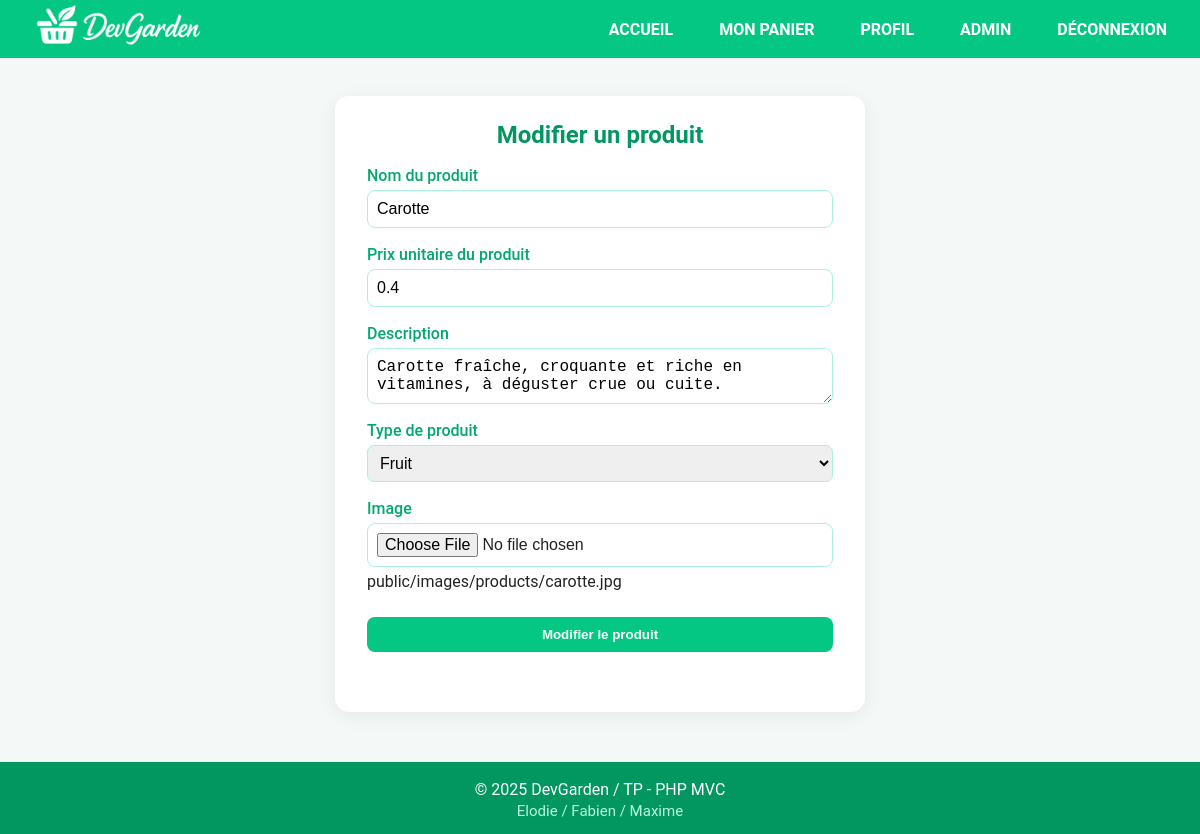
Screenshot of /index.php?page=modifierProduit&id=11 (signed in) with the database file from the repository.
### tables this page shows
CREATE TABLE `produits` (
  `id` int(11) NOT NULL,
  `nom` varchar(100) NOT NULL,
  `prix_unitaire` float(10,2) NOT NULL,
  `description` text NOT NULL,
  `type` varchar(100) NOT NULL,
  `url_img` varchar(255) DEFAULT NULL,
  `statut` varchar(100) NOT NULL
);

### controller/AdminController.php (called while the page is built, shortened)
<?php
class AdminController
{
    public function modifierProduit()
    {
        $product = null;
        if (isset($_GET['id']) && is_numeric($_GET['id'])) {
            $product = ProduitsRepository::findById((int)$_GET['id']);
        }
        require './view/admin/modifierProduit.php';
    }
}

### repository/ProduitsRepository.php (called while the page is built, shortened)
<?php
class ProduitsRepository
{
    public static function findById($id)
    {
        $pdo = Database::connect();
        $stmt = $pdo->prepare("SELECT * FROM produits WHERE id = :id");
        $stmt->execute(['id' => $id]);
        $data = $stmt->fetch(PDO::FETCH_ASSOC);
        if ($data) {
            $product = new Produit();
            $product->setId($data['id']);
            $product->setNom($data['nom']);
            $product->setPrix($data['prix_unitaire']);
            $product->setDescription($data['description']);
            $product->setType($data['type']);
            $product->setUrl_img($data['url_img']);
            $product->setStatut($data['statut']);
        }
        return $product;
    }
}

### model/Produits.php (called while the page is built, shortened)
<?php
class Produit
{
    private string $nom;
    private float $prix;
    private string $description;
    private string $url_img;
    public function setId(int $id): self
    {
        return $this;
    }
    public function getNom(): string
    {
        return $this->nom;
    }
    public function setNom(string $nom): self
    {
        $this->nom = $nom;
        return $this;
    }
    public function getPrix(): float
    {
        return $this->prix;
    }
    public function setPrix(float $prix): self
    {
        $this->prix = $prix;
        return $this;
    }
    public function getDescription(): string
    {
        return $this->description;
    }
    public function setDescription(string $description): self
    {
        $this->description = $description;
        return $this;
    }
    public function setType(string $type): self
    {
        return $this;
    }
    public function getUrl_img()
    {
        return $this->url_img;
    }
    public function setUrl_img($url_img)
    {
        $this->url_img = $url_img;
        return $this;
    }
    public function setStatut($statut)
    {
        return $this;
    }
}

### utils/utils.php (called while the page is built, shortened)
<?php
function e($string)
{
    return htmlspecialchars($string ?? '', ENT_QUOTES, 'UTF-8');
}

### view/admin/modifierProduit.php (the view, shortened to what this page needs)
<section class="admin-products">
    <h2 class="admin-products__title">Modifier un produit</h2>
    <section class="admin-products__add">
        <form action="index.php?page=modifierProduit" method="POST" class="admin-products__form" enctype="multipart/form-data">
            <div class="admin-products__field">
                <label for="nom" class="admin-products__label">Nom du produit</label>
                <input type="text" name="nom" id="nom" class="admin-products__input" value="<?= e($product->getNom()) ?>">
            </div>
            <div class=" admin-products__field">
                <label for="prix_unitaire" class="admin-products__label">Prix unitaire du produit</label>
                <input type="number" name="prix_unitaire" id="prix_unitaire" class="admin-products__input" step="any" value="<?= e($product->getPrix()) ?>">
            </div>
            <div class="admin-products__field">
                <label for="description" class="admin-products__label">Description</label>
                <textarea name="description" id="description" class="admin-products__textarea"><?= e($product->getDescription()) ?></textarea>
            </div>
            <div class="admin-products__field">
                <label for="type" class="admin-products__label">Type de produit</label>
                <select name="type" id="type" class="admin-products__select">
                    <option value="fruit">Fruit</option>
                </select>
            </div>
            <div class="admin-products__field">
                <label for="url_img" class="admin-products__label">Image</label>
                <input type="file" name="url_img" id="url_img" class="admin-products__input">
                <span><?= e($product->getUrl_img()) ?></span>
            </div>
            <input type="submit" class="admin-products__submit" value="Modifier le produit">
        </form>
    </section>
</section>

### public/css/style.css (style rules this page uses)
* { margin: 0; padding: 0; box-sizing: border-box; }
body { background: #f4f9f7; color: #222; font-family: 'Roboto', Arial, sans-serif; }
h1, h2, h3 { font-weight: 700; color: #029660; }
.admin-products { max-width: 530px; margin: 38px auto 0 auto; padding: 25px 32px 35px 32px; background: #fff; border-radius: 14px; box-shadow: 0 4px 20px #0001; }
.admin-products__title { color: #029660; margin-bottom: 17px; text-align: center; }
.admin-products__add { margin-bottom: 25px; }
.admin-products__form { display: flex; flex-direction: column; gap: 17px; }
.admin-products__field { display: flex; flex-direction: column; gap: 5px; }
.admin-products__label { color: #03a86d; font-weight: 500; }
.admin-products__input, .admin-products__select, .admin-products__textarea { padding: 8px; border-radius: 7px; border: 1px solid #aaf3d6; font-size: 1rem; width: 100%; }
.admin-products__submit { margin-top: 9px; background: #03c783; color: #fff; border: none; border-radius: 8px; padding: 10px 20px; font-weight: 600; cursor: pointer; }
.connexion__input, .register__input, .register__textarea, .admin-products__input, .admin-products__textarea { padding: 9px; border-radius: 8px; border: 1px solid #aaf3d6; font-size: 1rem; width: 100%; }

### rows the page displays
produits: nom "Carotte", prix_unitaire "0.4", description "Carotte fraîche, croquante et riche en vitamines, à déguster crue ou cuite.", url_img "public/images/products/carotte.jpg"
